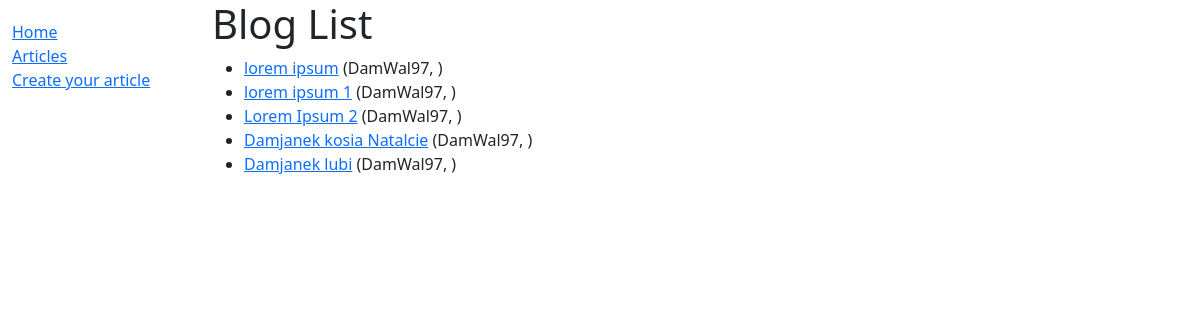
The app's page /article_list/, older data.
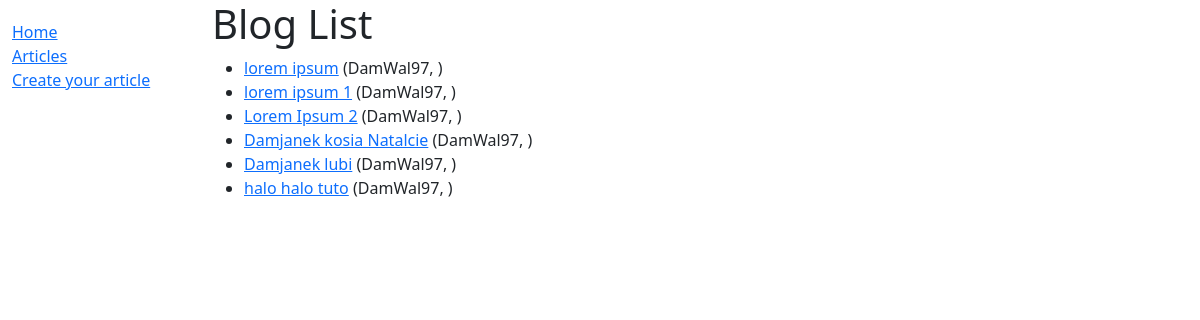
The same page, newer data.
### article/models.py (models this page shows, shortened)
class Article(models.Model):
    title = models.CharField(max_length=50)
    author = models.ForeignKey(User,on_delete=models.SET_NULL, null=True)
    text = models.CharField(max_length=5000)
    date = datetime.now()

### article/views.py (the view)
# urls.py: path('article_list/', articleList, name='article-list'),
def articleList(request):
    qs = Article.objects.all()
    data={}
    data['queryset']=qs
    return render(request,'article/article_list.html', data)

### article/templates/article/article_list.html
{% extends "base.html" %}
{% block content %}
    <h1>Blog List</h1>
    {% if queryset %}
    <ul>
    {% for article in queryset %}
      <li>
        <a href='{% url "article_detail" article.id %}'>{{ article.title }}</a> ({{article.author}}, {{article.data}})
      </li>
    {% endfor %}
    </ul>
    {% else %}
      <p>There are no blogs on this site.</p>
    {% endif %}
{% endblock %}

Row changes from the older to the newer data that the page shows:
added Article: title "halo halo tuto", author "DamWal97"
